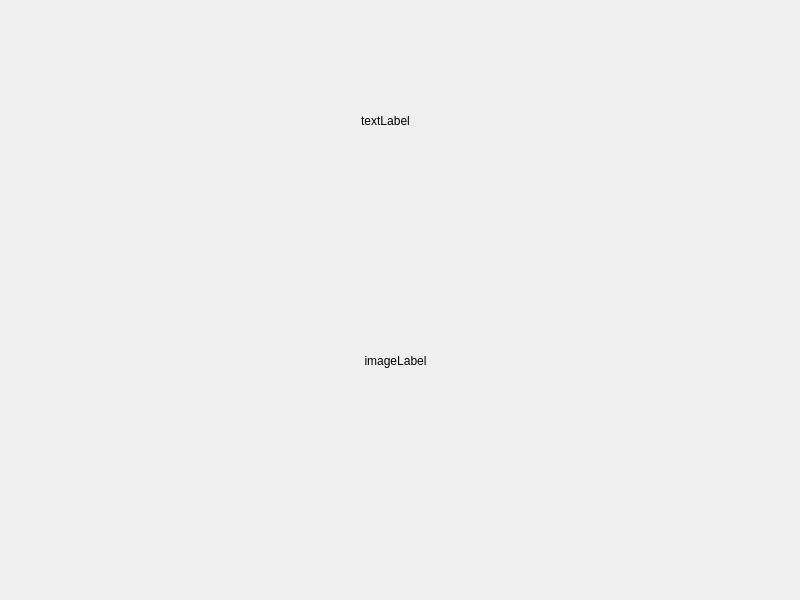
<?xml version="1.0" encoding="UTF-8"?>
<ui version="4.0">
 <class>Widget</class>
 <widget class="QWidget" name="Widget">
  <property name="geometry">
   <rect>
    <x>0</x>
    <y>0</y>
    <width>800</width>
    <height>600</height>
   </rect>
  </property>
  <property name="windowTitle">
   <string>Widget</string>
  </property>
  <widget class="QLabel" name="textLabel">
   <property name="geometry">
    <rect>
     <x>320</x>
     <y>110</y>
     <width>131</width>
     <height>21</height>
    </rect>
   </property>
   <property name="text">
    <string>textLabel</string>
   </property>
   <property name="alignment">
    <set>Qt::AlignCenter</set>
   </property>
  </widget>
  <widget class="QLabel" name="imageLabel">
   <property name="geometry">
    <rect>
     <x>0</x>
     <y>130</y>
     <width>791</width>
     <height>461</height>
    </rect>
   </property>
   <property name="text">
    <string>imageLabel</string>
   </property>
   <property name="scaledContents">
    <bool>true</bool>
   </property>
   <property name="alignment">
    <set>Qt::AlignCenter</set>
   </property>
  </widget>
 </widget>
 <resources/>
 <connections/>
</ui>
